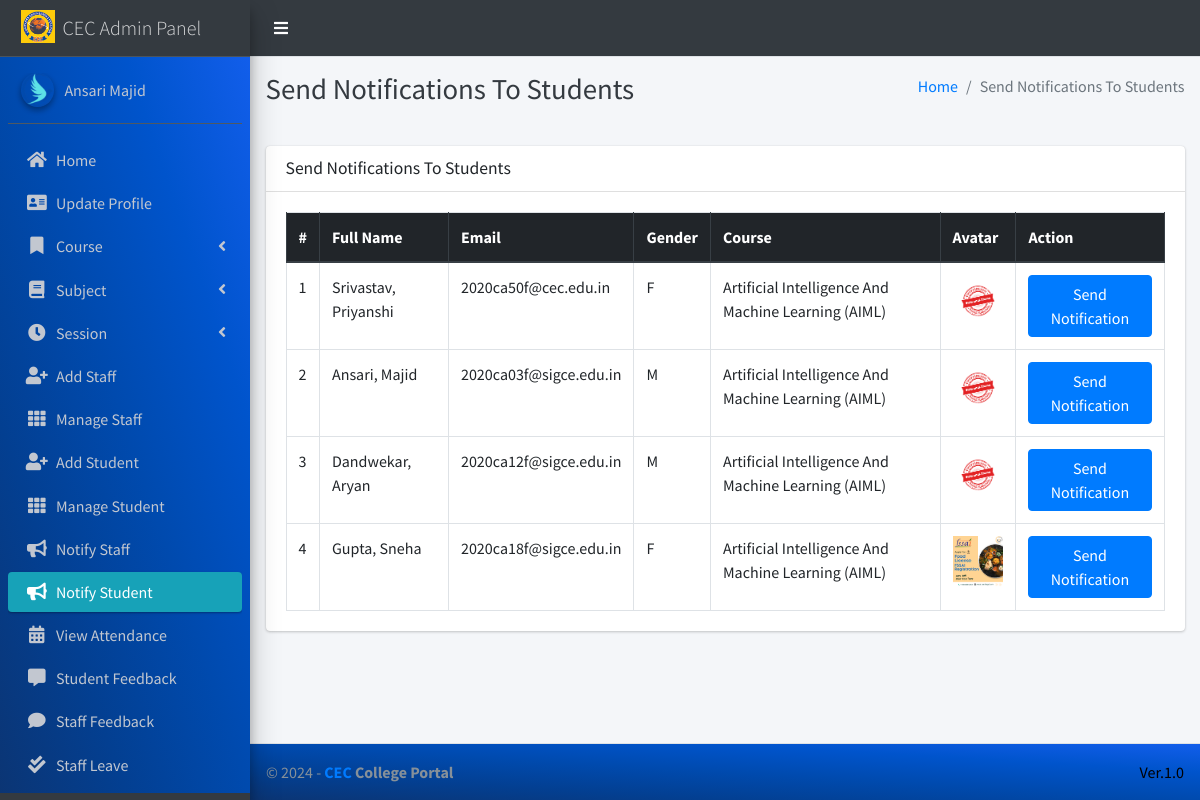
Page /admin_notify_student (signed in) on the committed database.
### main_app/models.py (models this page shows, shortened)
class CustomUser(AbstractUser):
    USER_TYPE = ((1, "HOD"), (2, "Staff"), (3, "Student"))
    GENDER = [("M", "Male"), ("F", "Female")]
    username = None  # Removed username, using email instead
    email = models.EmailField(unique=True)
    user_type = models.CharField(default=1, choices=USER_TYPE, max_length=1)
    gender = models.CharField(max_length=1, choices=GENDER)
    profile_pic = models.ImageField()
    address = models.TextField()
    fcm_token = models.TextField(default="")  # For firebase notifications
    created_at = models.DateTimeField(auto_now_add=True)
    updated_at = models.DateTimeField(auto_now=True)
    USERNAME_FIELD = "email"
    REQUIRED_FIELDS = []
    objects = CustomUserManager()
    def __str__(self):
        return  self.first_name + " " + self.last_name

class Student(models.Model):
    admin = models.OneToOneField(CustomUser, on_delete=models.CASCADE)
    course = models.ForeignKey(Course, on_delete=models.DO_NOTHING, null=True, blank=False)
    session = models.ForeignKey(Session, on_delete=models.DO_NOTHING, null=True)

class Course(models.Model):
    name = models.CharField(max_length=120)
    created_at = models.DateTimeField(auto_now_add=True)
    updated_at = models.DateTimeField(auto_now=True)

### main_app/hod_views.py (the view)
# urls.py: path("admin_notify_student", hod_views.admin_notify_student,
def admin_notify_student(request):
    student = CustomUser.objects.filter(user_type=3)
    context = {
        'page_title': "Send Notifications To Students",
        'students': student
    }
    return render(request, "hod_template/student_notification.html", context)

### main_app/templates/hod_template/student_notification.html (shortened to what this page needs)
{% extends 'main_app/base.html' %}
{% load static %}
{% block page_title %}{{page_title}}{% endblock page_title %}
{% block content %}
<section class="content">
    <div class="container-fluid">
        <div class="row">
            <div class="col-md-12">
                <div class="card">
                    <div class="card-header">
                        <h3 class="card-title">{{page_title}}</h3>
                    </div>
                    <div class="card-body">
                        <table id="example2" class="table table-bordered table-hover">
                            <thead class="thead-dark">
                                <tr>
                                    <th>#</th>
                                    <th>Full Name</th>
                                    <th>Email</th>
                                    <th>Gender</th>
                                    <th>Course</th>
                                    <th>Avatar</th>
                                    <th>Action</th>
                                </tr>
                            </thead>
                            <tbody>
                                {% for student in students %}
                                <tr>
                                    <td>{{ forloop.counter }}</td>
                                    <td>{{student.last_name}}, {{student.first_name}}</td>
                                    <td>{{student.email}}</td>
                                    <td>{{student.gender}}</td>
                                    <td>{{student.student.course.name}}</td>
                                    <td>
                                        {% if student.profile_pic == ""  %}
                                        No Image
                                        {% else %}
                                        <img class="img img-fluid mb-2" height="56" width="56"
                                            src="{{student.profile_pic}}" alt="">
                                        {% endif %}
                                    </td>
                                    <td><button data-toggle = "modal" data-target = "#myModal"class="btn btn-primary show_notification" value="{{student.id}}">Send Notification</button>
                                    </td>
                                </tr>
                                {% endfor %}
                            </tbody>
                        </table>
                    </div>
                </div>
            </div>
        </div>
    </div>
</section>
{% endblock content %}

### main_app/templates/main_app/base.html (shortened to what this page needs)
{% load static %}
<!DOCTYPE html>
<html>
<head>
    <link rel="stylesheet" href="{% static 'plugins/fontawesome-free/css/all.min.css'%} ">
    <link rel="stylesheet" href="https://code.ionicframework.com/ionicons/2.0.1/css/ionicons.min.css">
    <link rel="stylesheet"
        href="{% static 'plugins/tempusdominus-bootstrap-4/css/tempusdominus-bootstrap-4.min.css'%} ">
    <link rel="stylesheet" href="{% static 'plugins/icheck-bootstrap/icheck-bootstrap.min.css'%} ">
    <link rel="stylesheet" href="{% static 'dist/css/adminlte.min.css'%} ">
    <link rel="stylesheet" href="{% static 'plugins/overlayScrollbars/css/OverlayScrollbars.min.css'%} ">
    <link rel="stylesheet" href="{% static 'plugins/daterangepicker/daterangepicker.css'%} ">
</head>
<body class="hold-transition sidebar-mini layout-fixed" >
    <div class="wrapper" >
        <nav class="main-header navbar navbar-expand navbar-light " style="background-color: #343a40;">
            <ul class="navbar-nav">
                <li class="nav-item">
                    <a class="nav-link" data-widget="pushmenu" href="#"><i  style="color: white;" class="fas fa-bars"></i></a>
                </li>
            </ul>
        </nav>
        {% include "main_app/sidebar_template.html" with user=user %}
        <div class="content-wrapper">
            <div class="content-header">
                <div class="container-fluid">
                    <div class="row mb-2">
                        <div class="col-sm-6">
                            <h1 class="m-0 text-dark">{% block page_title %}{% endblock page_title %}</h1>
                        </div>
                        <div class="col-sm-6">
                            <ol class="breadcrumb float-sm-right">
                                <li class="breadcrumb-item"><a href="#">Home</a></li>
                                <li class="breadcrumb-item active">{{ page_title }}</li>
                            </ol>
                        </div>
                    </div>
                </div>
            </div>
<section class="content">
    <div class="container-fluid">
        <div class="row">
            <div class="col-md-12">
            </div></div></div></section>
            {% block content %}
            {% endblock content %}
        </div>
        {% include "main_app/footer.html" %}
    </div>
</body>
</html>

### main_app/templates/main_app/sidebar_template.html (shortened to what this page needs)
{% load static %}
<aside class="main-sidebar sidebar-dark-info elevation-4">
    {% if request.user.user_type == '1' %}
    <a href="{% url 'admin_home' %}" class="brand-link">
        <img src="{% static 'dist/img/CECLogo.jpg' %} " alt="CEC LOGO"
            class="brand-image " >
        <span class="brand-text font-weight-light" >CEC Admin Panel</span>
    </a>
    <div class="sidebar" style="background-image: linear-gradient(to right top, #0b3574, #033f91, #004aae, #0054cc, #125eeb);">
        <div class="user-panel mt-3 pb-3 mb-3 d-flex">
            <div class="image">
                <img src="{{ request.user.profile_pic}}" class="img-circle elevation-2" alt="User Image">
            </div>
            <div class="info">
                <a href="#" class="d-block">{{user}}</a>
            </div>
        </div>
        <nav class="mt-2">
            <ul class="nav nav-pills nav-sidebar flex-column" data-widget="treeview" role="menu" data-accordion="false">
                <li class="nav-item">
                    {% url 'admin_home' as admin_home %}
                    <a href="{{admin_home}}" class="nav-link {% if admin_home == request.path %} active {% endif %}">
                        <i class="nav-icon fas fa-home"></i>
                        <p>
                            Home
                        </p>
                    </a>
                </li>
                <li class="nav-item">
                    {% url 'admin_view_profile' as admin_view_profile %}
                    <a href="{{admin_view_profile}}"
                        class="nav-link {% if admin_view_profile == request.path %} active {% endif %}">
                        <i class="nav-icon fas fa-address-card"></i>
                        <p>
                            Update Profile
                        </p>
                    </a>
                </li>
                <li class="nav-item has-treeview">
                    <a href="#" class="nav-link" >
                        <i class="nav-icon fas fa-bookmark"></i>
                        <p>
                            Course
                            <i class="fas fa-angle-left right"></i>
                        </p>
                    </a>
                </li>
                <li class="nav-item has-treeview">
                    <a href="#" class="nav-link">
                        <i class="nav-icon fas fa-book"></i>
                        <p>
                            Subject
                            <i class="fas fa-angle-left right"></i>
                        </p>
                    </a>
                </li>
                <li class="nav-item has-treeview">
                    <a href="#" class="nav-link">
                        <i  class="nav-icon fas fa-clock"></i>
                        <p>
                            Session
                            <i class="fas fa-angle-left right"></i>
                        </p>
                    </a>
                </li>
                <li class="nav-item">
                    {% url 'add_staff' as add_staff %}
                    <a href="{{add_staff}}" class="nav-link {% if add_staff == request.path %} active {% endif %}">
                        <i class="nav-icon fas fa-user-plus"></i>
                        <p>
                            Add Staff
                        </p>
                    </a>
                </li>
                <li class="nav-item">
                    {% url 'manage_staff' as manage_staff %}
                    {% url 'edit_staff' staff_id as edit_staff %}
                    <a href="{{manage_staff}}"
                        class="nav-link {% if manage_staff == request.path or request.path == edit_staff %} active {% endif %}">
                        <i class="nav-icon fas fa-th"></i>
                        <p>
                            Manage Staff
                        </p>
                    </a>
                </li>
                <li class="nav-item">
                    {% url 'add_student' as add_student%}
                    <a href="{{add_student}}" class="nav-link  {% if add_student == request.path %} active {% endif %}">
                        <i class="nav-icon fas fa-user-plus"></i>
                        <p>
                            Add Student
                        </p>
                    </a>
                </li>
                <li class="nav-item">
                    {% url 'manage_student' as manage_student %}
                    {% url 'edit_student' student_id as edit_student %}
                    <a href="{{manage_student}}"
                        class="nav-link  {% if edit_student == request.path or manage_student == request.path %} active {% endif %}">
                        <i class="nav-icon fas fa-th"></i>
                        <p>
                            Manage Student
                        </p>
                    </a>
                </li>
                <li class="nav-item">
                    {% url 'admin_notify_staff' as admin_notify_staff %}
                    <a href="{{admin_notify_staff}}"
                        class="nav-link {% if admin_notify_staff == request.path %} active {% endif %}">
                        <i class="nav-icon fas fa-bullhorn"></i>
                        <p>
                            Notify Staff
                        </p>
                    </a>
                </li>
                <li class="nav-item">
                    {% url 'admin_notify_student' as admin_notify_student %}
                    <a href="{{admin_notify_student}}"
                        class="nav-link {% if admin_notify_student == request.path %} active {% endif %}">
                        <i class="nav-icon fas fa-bullhorn"></i>
                        <p>
                            Notify Student
                        </p>
                    </a>
                </li>
                <li class="nav-item">
                    {% url 'admin_view_attendance' as admin_view_attendance %}
                <li class="nav-item">
                    <a href="{{admin_view_attendance}}"
                        class="nav-link  {% if admin_view_attendance == request.path %} active {% endif %}">
                        <i class="nav-icon fas fa-calendar-alt"></i>
                        <p>
                            View Attendance
                        </p>
                    </a>
                </li>
                <li class="nav-item">
                    {% url 'student_feedback_message' as student_feedback_message %}
                    <a href="{{ student_feedback_message }}"
                        class="nav-link  {% if student_feedback_message == request.path %} active {% endif %}">
                        <i class="nav-icon fas fa-comment-alt"></i>
                        <p>
                            Student Feedback
                        </p>
                    </a>
                </li>
                <li class="nav-item">
                    {% url 'staff_feedback_message' as staff_feedback_message %}
                    <a href="{{staff_feedback_message}}"
                        class="nav-link   {% if staff_feedback_message == request.path %} active {% endif %}">
                        <i  class="nav-icon fas fa-comment"></i>
                        <p>
                            Staff Feedback
                        </p>
                    </a>
                </li>
                <li class="nav-item">
                    {% url 'view_staff_leave' as view_staff_leave %}
                    <a href="{{view_staff_leave}}"
                        class="nav-link  {% if view_staff_leave == request.path %} active {% endif %}">
                        <i  class="nav-icon fas fa-check-double"></i>
                        <p>
                            Staff Leave
                        </p>
                    </a>
                </li>
                <li class="nav-item">
                    {% url 'view_student_leave' as view_student_leave %}
                    <a href="{% url 'view_student_leave' %}"
                        class="nav-link  {% if view_student_leave == request.path %} active {% endif %}">
                    </a>
                </li>
                                        {% endif %}
                                    </ul>
                                </nav>
                            </div>
</aside>

### main_app/templates/main_app/footer.html
<footer class="main-footer" style="background-image: linear-gradient(to right top, #0b3574, #033f91, #004aae, #0054cc, #125eeb);">
    &copy; {% now "Y" %} - <strong><span><a href="http://sigce.edu.in/">CEC</a></span> College Portal</strong>
    <div class="float-right d-none d-sm-inline-block" style="color: black;">
       Ver.1.0
    </div>
</footer>

### rows in the picture
CustomUser: user.profile_pic (picture), first_name+last_name "Ansari Majid"
CustomUser: last_name "Srivastav", first_name "Priyanshi", email "2020ca50f@cec.edu.in", gender "F", student.course.name "Artificial Intelligence And Machine Learning (AIML)"
CustomUser: last_name "Ansari", first_name "Majid", email "2020ca03f@sigce.edu.in", gender "M", student.course.name "Artificial Intelligence And Machine Learning (AIML)"
CustomUser: last_name "Dandwekar", first_name "Aryan", email "2020ca12f@sigce.edu.in", gender "M", student.course.name "Artificial Intelligence And Machine Learning (AIML)"
CustomUser: last_name "Gupta", first_name "Sneha", email "2020ca18f@sigce.edu.in", gender "F", student.course.name "Artificial Intelligence And Machine Learning (AIML)", shows a picture

### other values in the picture
{{ page_title }} "Send Notifications To Students"
